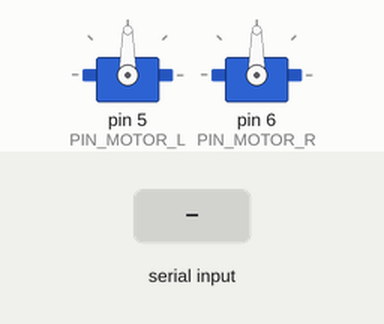
This sketch was run on a simulated Arduino Leonardo, built with avr-gcc and run on an emulated ATmega32U4. Parts: 2 × servo. The inputs (shaded band) are chosen by the test bench.

Above: at 1.2 s.
1.3 s: "90;45\n" received over the second serial link
At 2.1 s:
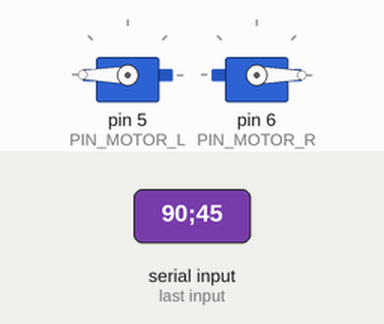
4.3 s: "30;150\n" received over the second serial link
At 5.6 s:
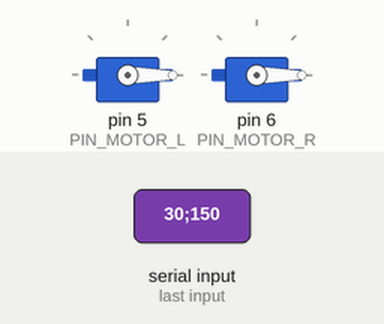
7.3 s: "5\n" received over the second serial link
At 7.8 s:
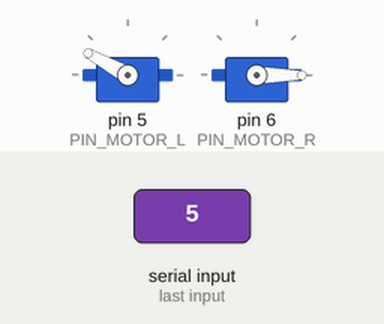
10.3 s: "90\n" received over the second serial link
At 11.3 s:
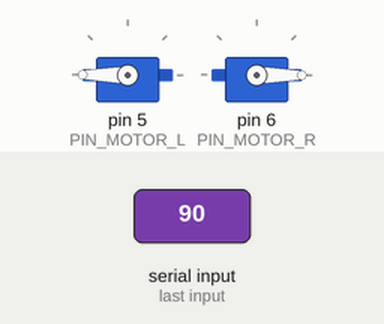
13.3 s: "200\n" received over the second serial link
At 16.3 s:
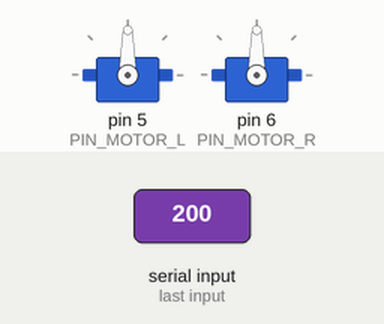
Timing chart, 0 to 17.3 s (numbered marks = the images above; inputs shaded):
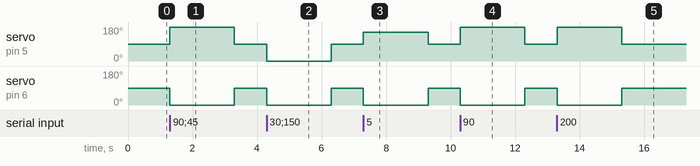

The sketch:

main.ino
```cpp
#include<Wire.h>
#include<Servo.h>

// PWM range
#define PWM_MIN 1300
#define PWM_MAX 1700

// Motor's pins
#define PIN_MOTOR_L 5
#define PIN_MOTOR_R 6

// Servo motor pin
#define PIN_SERVO 3

// Robot parameters
// R --> Wheel radius (mm)
// B --> Wheels distance (mm)
#define R 34
#define B 150
// Maximum speed in rd/s (evaluated experimentally)
#define MAX_SPEED 4.0

// Gain controller
#define GAIN_D 0.9
#define GAIN_H 0.08

// Baud rate
#define BAUD 115200


/*
###################
  Global variables
###################
*/

// Definition of the struct containing the motor commands
struct MotorCommand{
  int motorL=1500; // Command for left motor
  int motorR=1500; // Command for right motor
};

// Definition of the struct containing the information transmitted by the raspberry
struct ParsedInput{
  float heading_error;  // Heading error computed by the raspberry
  float distance_error; // Distance error computed by the raspberry
};

// Motor initialisation
Servo motorL, motorR;


/*
############
  Functions
############
*/

ParsedInput processReceivedData(const String message){
  // This function allows us to process the message received with the Serial communication
  ParsedInput data; // Struct which will contain the information extracted from the message
  int sep = message.indexOf(";"); // This the separator of the data in the message
  data.distance_error = message.substring(0,sep).toFloat(); // Retrieving first information in the message
  data.heading_error = message.substring(sep + 1).toFloat(); // Retrieving second information in the message
  return data;
}

MotorCommand computeCommand(ParsedInput errors){
  MotorCommand command;
  float motorL = errors.distance_error * GAIN_D - errors.heading_error * B * GAIN_H / R; // rd/s
  float motorR = - errors.distance_error * GAIN_D - errors.heading_error * B * GAIN_H / R; // rd/s

  // Making sure that the speed is between -MAX_SPEED and +MAX_SPEED
  motorL = max(min(MAX_SPEED, motorL), -MAX_SPEED);
  motorR = max(min(MAX_SPEED, motorR), -MAX_SPEED);

  // Converting the speed on the PWM scale
  motorL = 200/MAX_SPEED * motorL + 1500;
  motorR = 200/MAX_SPEED * motorR + 1500;

  command.motorL = (int)motorL;
  command.motorR = (int)motorR;

  return command;
}


/*
############
  Main code
############
*/


void setup(){
  // Communication
  Serial1.begin(BAUD); // For communication with Raspberry

  // Motor initialization
  motorL.attach(PIN_MOTOR_L, PWM_MIN, PWM_MAX);
  motorR.attach(PIN_MOTOR_R, PWM_MIN, PWM_MAX);

  // Camera servomotor initialization
  Servo servo;
  servo.attach(PIN_SERVO);
  servo.write(90); // Camera looking forward
  servo.detach();
}

long unsigned timer;

void loop(){
  MotorCommand commands;
  if (Serial1.available()){
    String message = Serial1.readStringUntil('\n'); // Receiving message
    ParsedInput error = processReceivedData(message); // Parsing message
    commands = computeCommand(error); // Computing commands

    // Sending commands to the motors
    motorL.writeMicroseconds(commands.motorL);
    motorR.writeMicroseconds(commands.motorR);

    // Reset timer
    timer = millis();

  }else{
    // No message received
    if (millis()  - timer > 2000){ // If waiting time > 2 seconds

    // Stop the robot
    MotorCommand no_command;
    motorL.writeMicroseconds(no_command.motorL);
    motorR.writeMicroseconds(no_command.motorR);
    }
  }
}
```

Measured:
- after the input at 1.3 s, servo on pin 5 (PIN_MOTOR_L): 90° → 180° at once, → 90° 2.0 s later; servo on pin 6 (PIN_MOTOR_R): 90° → 0° at once, → 90° 2.0 s later
- after the input at 4.3 s, servo on pin 5 (PIN_MOTOR_L), servo on pin 6 (PIN_MOTOR_R): 90° → 0° at once, → 90° 2.0 s later
- after the input at 7.3 s, servo on pin 5 (PIN_MOTOR_L): 90° → 151° at once, → 90° 2.0 s later; servo on pin 6 (PIN_MOTOR_R): 90° → 0° at once, → 90° 2.0 s later
- after the input at 10.3 s, servo on pin 5 (PIN_MOTOR_L): 90° → 180° at once, → 90° 2.0 s later; servo on pin 6 (PIN_MOTOR_R): 90° → 0° at once, → 90° 2.0 s later
- after the input at 13.3 s, servo on pin 5 (PIN_MOTOR_L): 90° → 180° at once, → 90° 2.0 s later; servo on pin 6 (PIN_MOTOR_R): 90° → 0° at once, → 90° 2.0 s later
